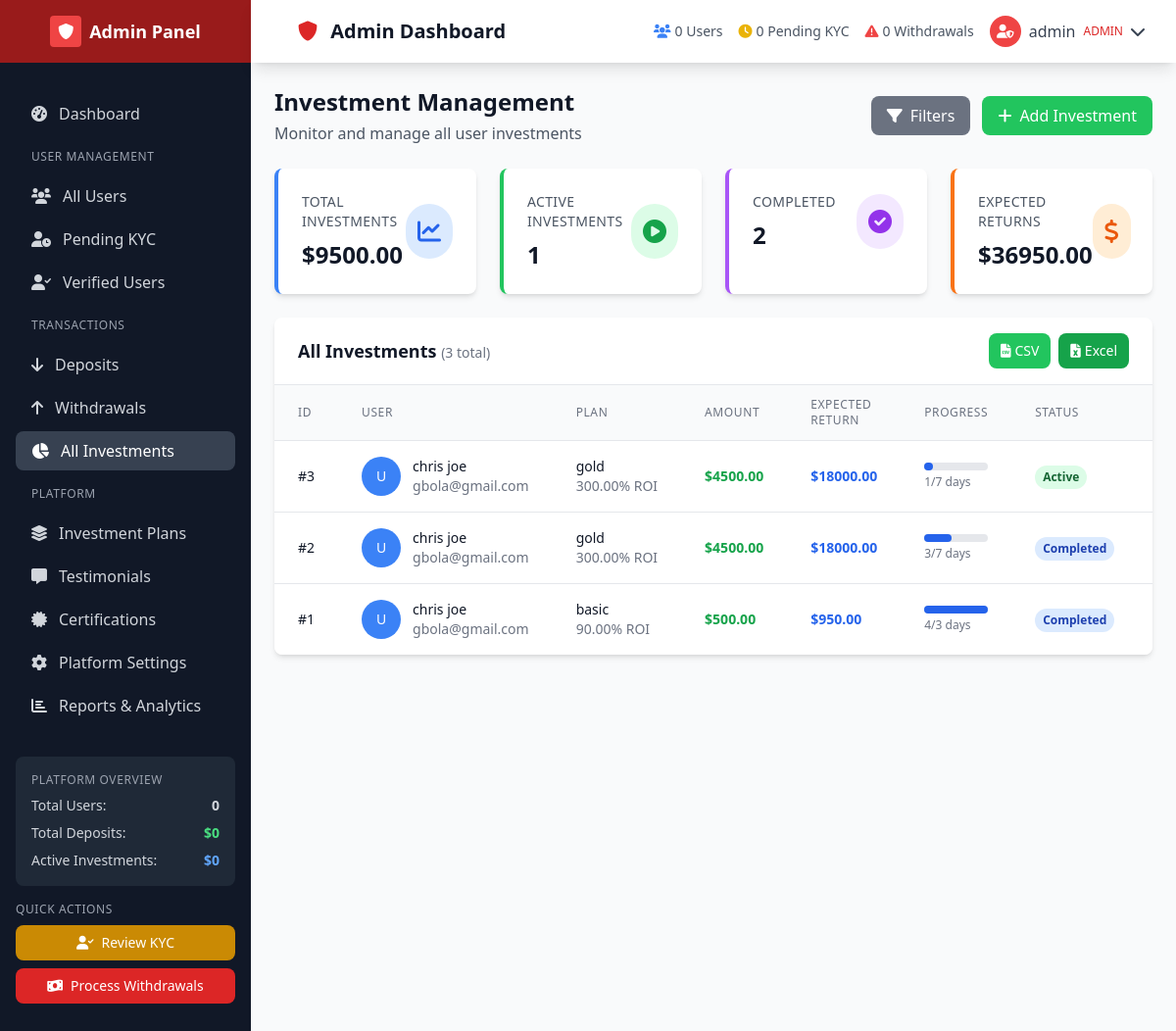
The page /admin-panel/investments/ (signed in) on the database its author committed.
### accounts/models.py (models this page shows, shortened)
class CustomUser(AbstractUser):
    email = models.EmailField(unique=True)
    full_name = models.CharField(max_length=100)
    is_verified = models.BooleanField(default=False)
    is_approved = models.BooleanField(default=False)
    registration_step = models.IntegerField(default=1)  # 1 or 2
    created_at = models.DateTimeField(auto_now_add=True)
    updated_at = models.DateTimeField(auto_now=True)
    USERNAME_FIELD = 'username'
    REQUIRED_FIELDS = ['email', 'full_name']

### transactions/models.py (models this page shows, shortened)
class Investment(models.Model):
    STATUS_CHOICES = [
        ('active', 'Active'),
        ('completed', 'Completed'),
        ('cancelled', 'Cancelled'),
    ]
    user = models.ForeignKey(User, on_delete=models.CASCADE, related_name='investments')
    plan = models.ForeignKey(InvestmentPlan, on_delete=models.CASCADE)
    amount = models.DecimalField(max_digits=15, decimal_places=2)
    expected_return = models.DecimalField(max_digits=15, decimal_places=2)
    status = models.CharField(max_length=10, choices=STATUS_CHOICES, default='active')
    start_date = models.DateTimeField(auto_now_add=True)
    end_date = models.DateTimeField()
    completed_at = models.DateTimeField(null=True, blank=True)

class InvestmentPlan(models.Model):
    name = models.CharField(max_length=100)
    description = models.TextField()
    minimum_amount = models.DecimalField(max_digits=15, decimal_places=2)
    maximum_amount = models.DecimalField(max_digits=15, decimal_places=2)
    roi_percentage = models.DecimalField(max_digits=5, decimal_places=2)  # e.g., 15.50 for 15.5%
    duration_days = models.IntegerField()  # Investment duration in days
    is_active = models.BooleanField(default=True)
    created_at = models.DateTimeField(auto_now_add=True)

### admin_panel/views.py (the view)
# urls.py: path('investments/', views.manage_investments, name='manage_investments'),
@login_required
@user_passes_test(is_admin)
def manage_investments(request):
    investments = Investment.objects.select_related('user', 'plan').all()
    status_filter = request.GET.get('status')
    plan_filter = request.GET.get('plan')
    search_query = request.GET.get('search')
    export_format = request.GET.get('export')
    if status_filter:
        investments = investments.filter(status=status_filter)
    if plan_filter:
        investments = investments.filter(plan_id=plan_filter)
    if search_query:
        investments = investments.filter(
            Q(user__username__icontains=search_query) |
            Q(user__email__icontains=search_query) |
            Q(user__full_name__icontains=search_query)
        )
    if export_format in ['csv', 'excel']:
        return export_investments(investments, export_format)
    investments = investments.order_by('-start_date')
    stats = {
        'total_investment_amount': investments.aggregate(total=Sum('amount'))['total'] or 0,
        'active_investments_count': investments.filter(status='active').count(),
        'completed_investments_count': investments.filter(status='completed').count(),
        'total_expected_returns': investments.aggregate(total=Sum('expected_return'))['total'] or 0,
    }
    paginator = Paginator(investments, 25)
    page_number = request.GET.get('page')
    try:
        investments_page = paginator.get_page(page_number)
    except EmptyPage:
        investments_page = paginator.get_page(1)
    for investment in investments_page:
        now = timezone.now()
        total_days = investment.plan.duration_days
        days_passed = 0
        if investment.start_date:
            start_date = getattr(investment.start_date, 'date', investment.start_date)()
            days_passed = (now.date() - start_date).days
        days_remaining = max(0, total_days - days_passed)
        progress_percentage = min(100, (days_passed / total_days) * 100) if total_days > 0 else 0
        investment.days_passed = max(0, days_passed)
        investment.days_remaining = days_remaining
        investment.progress_percentage = progress_percentage
    investment_plans = InvestmentPlan.objects.filter(is_active=True)
    users = CustomUser.objects.filter(is_active=True, is_staff=False).order_by('username')
    context = {
        'investments': investments_page,
        'investment_plans': investment_plans,
        'users': users,
        'no_plans': not investment_plans.exists(),
        'no_users': not users.exists(),
        **stats,
    }
    if not investment_plans.exists() or not users.exists():
        messages.warning(request, 'No active users or investment plans available. Please create some first.')
    return render(request, 'admin_panel/investments.html', context)

### templates/admin_panel/investments.html (shortened to what this page needs)
{% extends 'admin_panel/base.html' %}
{% block content %}
<div class="p-6 mt-16">
    <div class="flex flex-col sm:flex-row justify-between items-start sm:items-center mb-6 space-y-4 sm:space-y-0">
        <div>
            <h1 class="text-2xl font-bold text-gray-900">Investment Management</h1>
            <p class="text-gray-600 mt-1">Monitor and manage all user investments</p>
        </div>
        <div class="flex space-x-3">
            <button onclick="toggleFilters()" class="bg-gray-500 hover:bg-gray-600 text-white px-4 py-2 rounded-lg transition-colors">
                <i class="fas fa-filter mr-2"></i>Filters
            </button>
            <button onclick="openAddInvestmentModal()" class="bg-green-500 hover:bg-green-600 text-white px-4 py-2 rounded-lg transition-colors">
                <i class="fas fa-plus mr-2"></i>Add Investment
            </button>
        </div>
    </div>
    <div class="grid grid-cols-1 md:grid-cols-2 lg:grid-cols-4 gap-6 mb-6">
        <div class="bg-white rounded-lg shadow-md p-6 border-l-4 border-blue-500">
            <div class="flex items-center justify-between">
                <div>
                    <p class="text-sm font-medium text-gray-600 uppercase tracking-wide">Total Investments</p>
                    <p class="text-2xl font-bold text-gray-900 mt-2">${{ total_investment_amount|floatformat:2 }}</p>
                </div>
                <div class="p-3 bg-blue-100 rounded-full">
                    <i class="fas fa-chart-line text-2xl text-blue-600"></i>
                </div>
            </div>
        </div>
        <div class="bg-white rounded-lg shadow-md p-6 border-l-4 border-green-500">
            <div class="flex items-center justify-between">
                <div>
                    <p class="text-sm font-medium text-gray-600 uppercase tracking-wide">Active Investments</p>
                    <p class="text-2xl font-bold text-gray-900 mt-2">{{ active_investments_count }}</p>
                </div>
                <div class="p-3 bg-green-100 rounded-full">
                    <i class="fas fa-play-circle text-2xl text-green-600"></i>
                </div>
            </div>
        </div>
        <div class="bg-white rounded-lg shadow-md p-6 border-l-4 border-purple-500">
            <div class="flex items-center justify-between">
                <div>
                    <p class="text-sm font-medium text-gray-600 uppercase tracking-wide">Completed</p>
                    <p class="text-2xl font-bold text-gray-900 mt-2">{{ completed_investments_count }}</p>
                </div>
                <div class="p-3 bg-purple-100 rounded-full">
                    <i class="fas fa-check-circle text-2xl text-purple-600"></i>
                </div>
            </div>
        </div>
        <div class="bg-white rounded-lg shadow-md p-6 border-l-4 border-orange-500">
            <div class="flex items-center justify-between">
                <div>
                    <p class="text-sm font-medium text-gray-600 uppercase tracking-wide">Expected Returns</p>
                    <p class="text-2xl font-bold text-gray-900 mt-2">${{ total_expected_returns|floatformat:2 }}</p>
                </div>
                <div class="p-3 bg-orange-100 rounded-full">
                    <i class="fas fa-dollar-sign text-2xl text-orange-600"></i>
                </div>
            </div>
        </div>
    </div>
    <div class="bg-white rounded-lg shadow-md overflow-hidden">
        <div class="px-6 py-4 border-b border-gray-200 flex justify-between items-center">
            <h3 class="text-lg font-semibold text-gray-900">
                All Investments
                <span class="text-sm font-normal text-gray-500">({{ investments.paginator.count }} total)</span>
            </h3>
            <div class="flex space-x-2">
                <a href="?export=csv"
                   class="bg-green-500 hover:bg-green-600 text-white px-3 py-2 rounded-lg text-sm transition-colors">
                    <i class="fas fa-file-csv mr-1"></i>CSV
                </a>
                <a href="?export=excel"
                   class="bg-green-600 hover:bg-green-700 text-white px-3 py-2 rounded-lg text-sm transition-colors">
                    <i class="fas fa-file-excel mr-1"></i>Excel
                </a>
            </div>
        </div>
        <div class="overflow-x-auto">
            <table class="min-w-full divide-y divide-gray-200">
                <thead class="bg-gray-50">
                    <tr>
                        <th class="px-6 py-3 text-left text-xs font-medium text-gray-500 uppercase tracking-wider">ID</th>
                        <th class="px-6 py-3 text-left text-xs font-medium text-gray-500 uppercase tracking-wider">User</th>
                        <th class="px-6 py-3 text-left text-xs font-medium text-gray-500 uppercase tracking-wider">Plan</th>
                        <th class="px-6 py-3 text-left text-xs font-medium text-gray-500 uppercase tracking-wider">Amount</th>
                        <th class="px-6 py-3 text-left text-xs font-medium text-gray-500 uppercase tracking-wider">Expected Return</th>
                        <th class="px-6 py-3 text-left text-xs font-medium text-gray-500 uppercase tracking-wider">Progress</th>
                        <th class="px-6 py-3 text-left text-xs font-medium text-gray-500 uppercase tracking-wider">Status</th>
                        <th class="px-6 py-3 text-left text-xs font-medium text-gray-500 uppercase tracking-wider">Start Date</th>
                    </tr>
                </thead>
                <tbody class="bg-white divide-y divide-gray-200">
                    {% for investment in investments %}
                    <tr class="hover:bg-gray-50 transition-colors">
                        <td class="px-6 py-4 whitespace-nowrap text-sm font-medium text-gray-900">
                            #{{ investment.id }}
                        </td>
                        <td class="px-6 py-4 whitespace-nowrap">
                            <div class="flex items-center">
                                <div class="w-10 h-10 bg-blue-500 rounded-full flex items-center justify-center text-white font-medium text-sm mr-3">
                                    {{ investment.user.username|first|upper }}
                                </div>
                                <div>
                                    <div class="text-sm font-medium text-gray-900">
                                        {{ investment.user.full_name|default:investment.user.username }}
                                    </div>
                                    <div class="text-sm text-gray-500">{{ investment.user.email }}</div>
                                </div>
                            </div>
                        </td>
                        <td class="px-6 py-4 whitespace-nowrap">
                            <div class="text-sm font-medium text-gray-900">{{ investment.plan.name }}</div>
                            <div class="text-sm text-gray-500">{{ investment.plan.roi_percentage }}% ROI</div>
                        </td>
                        <td class="px-6 py-4 whitespace-nowrap text-sm font-bold text-green-600">
                            ${{ investment.amount|floatformat:2 }}
                        </td>
                        <td class="px-6 py-4 whitespace-nowrap text-sm font-bold text-blue-600">
                            ${{ investment.expected_return|floatformat:2 }}
                        </td>
                        <td class="px-6 py-4 whitespace-nowrap">
                            <div class="w-full bg-gray-200 rounded-full h-2 mb-1">
                                <div class="bg-blue-600 h-2 rounded-full transition-all duration-300"
                                     style="width: {{ investment.progress_percentage }}%"></div>
                            </div>
                            <div class="text-xs text-gray-500">
                                {{ investment.days_passed }}/{{ investment.plan.duration_days }} days
                            </div>
                        </td>
                        <td class="px-6 py-4 whitespace-nowrap">
                            {% if investment.status == 'active' %}
                                <span class="inline-flex px-2 py-1 text-xs font-semibold rounded-full bg-green-100 text-green-800">
                                    Active
                                </span>
                            {% elif investment.status == 'completed' %}
                                <span class="inline-flex px-2 py-1 text-xs font-semibold rounded-full bg-blue-100 text-blue-800">
                                    Completed
                                </span>
                            {% elif investment.status == 'cancelled' %}
                                <span class="inline-flex px-2 py-1 text-xs font-semibold rounded-full bg-red-100 text-red-800">
                                    Cancelled
                                </span>
                            {% endif %}
                        </td>
                        <td class="px-6 py-4 whitespace-nowrap text-sm text-gray-500">
                        </td>
                    </tr>
                    {% endfor %}
                </tbody>
            </table>
        </div>
    </div>
</div>
{% endblock %}

### templates/admin_panel/partials/navbar.html (shortened to what this page needs)
<nav class="bg-white shadow-lg fixed top-0 left-0 right-0 z-40 lg:left-64">
    <div class="px-4 sm:px-6 lg:px-8">
        <div class="flex justify-between h-16">
            <div class="flex items-center">
                <h1 class="ml-4 text-xl font-semibold text-gray-900">
                    <i class="fas fa-shield-alt text-red-600 mr-2"></i>
                    {% block page_title %}Admin Dashboard{% endblock %}
                </h1>
            </div>
            <div class="flex items-center space-x-4">
                <div class="hidden md:flex items-center space-x-4 text-sm text-gray-600">
                    <div class="flex items-center space-x-1">
                        <i class="fas fa-users text-blue-500"></i>
                        <span>{{ total_users|default:0 }} Users</span>
                    </div>
                    <div class="flex items-center space-x-1">
                        <i class="fas fa-clock text-yellow-500"></i>
                        <span>{{ pending_kyc|default:0 }} Pending KYC</span>
                    </div>
                    <div class="flex items-center space-x-1">
                        <i class="fas fa-exclamation-triangle text-red-500"></i>
                        <span>{{ pending_withdrawals|default:0 }} Withdrawals</span>
                    </div>
                </div>
                <div class="relative">
                    <button id="admin-user-menu-btn" class="flex items-center space-x-2 text-gray-700 hover:text-gray-900">
                        <div class="w-8 h-8 bg-red-500 rounded-full flex items-center justify-center text-white text-sm font-medium">
                            <i class="fas fa-user-shield"></i>
                        </div>
                        <span class="hidden sm:block">{{ user.username }}</span>
                        <span class="hidden sm:block text-xs text-red-600 font-medium">ADMIN</span>
                        <i class="fas fa-chevron-down"></i>
                    </button>
                </div>
            </div>
        </div>
    </div>
</nav>

### rows shown on the page
CustomUser: username "admin"
Investment: id "3", user.username|first "U", user.full_name "chris joe", user.email "gbola@gmail.com", plan.name "gold", plan.roi_percentage "300.00", amount "4500.00", expected_return "18000.00", {{ investment.progress_percentage }} 14.285714285714285 (drawn), days_passed "1", plan.duration_days "7", status "Active"
Investment: id "2", user.username|first "U", user.full_name "chris joe", user.email "gbola@gmail.com", plan.name "gold", plan.roi_percentage "300.00", amount "4500.00", expected_return "18000.00", {{ investment.progress_percentage }} 42.857142857142854 (drawn), days_passed "3", plan.duration_days "7", status "Completed"
Investment: id "1", user.username|first "U", user.full_name "chris joe", user.email "gbola@gmail.com", plan.name "basic", plan.roi_percentage "90.00", amount "500.00", expected_return "950.00", {{ investment.progress_percentage }} 100 (drawn), days_passed "4", plan.duration_days "3", status "Completed"

### other values the page prints
{{ total_users|default:0 }} "0"
{{ pending_kyc|default:0 }} "0"
{{ pending_withdrawals|default:0 }} "0"
{{ total_deposits|floatformat:0|default:0 }} "0"
{{ active_investments|floatformat:0|default:0 }} "0"
{{ total_investment_amount|floatformat:2 }} "9500.00"
{{ active_investments_count }} "1"
{{ completed_investments_count }} "2"
{{ total_expected_returns|floatformat:2 }} "36950.00"
{{ investments.paginator.count }} "3"
